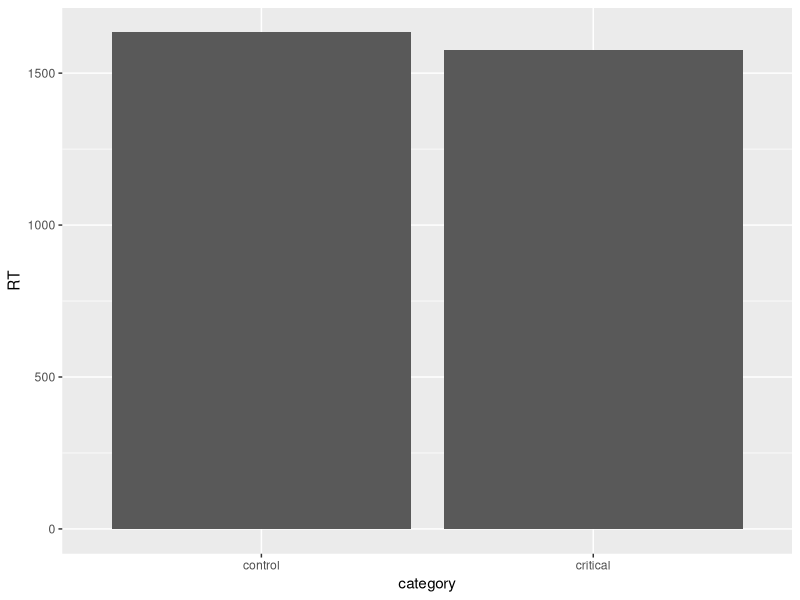
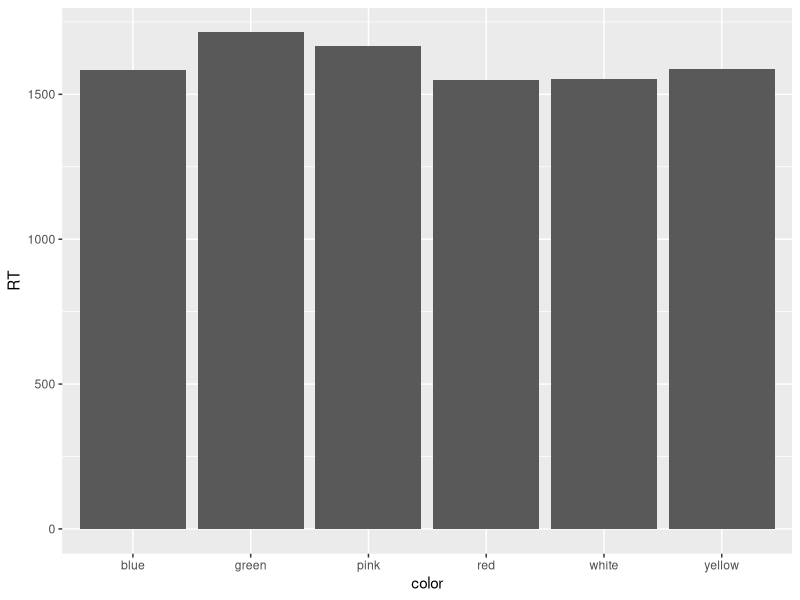

Here is the R script that generated these plots, in order:
# load necessary libraries
library(tidyverse)
library(plyr)
library(lmerTest)

# we need to tell R where to find everything by setting a working directory!
setwd("I:/data_MS2_spalek/Hanxin")

# # have a first look at the data
# VP01 <- read_table("List1-he-log.txt") # read_table command for loading text files
# 
# View(VP01)
# glimpse(VP01)
# summary(VP01)
# 
# unique(VP01$Voicekey)
# 
# # have a first look at the data
# VP02 <- read_table("List1-HX-1-log.txt") # read_table command for loading text files
# 
# unique(VP02$Voicekey)
# nrow(VP02[VP02$Voicekey == -1,])/nrow(VP02)
# 
# VP03 <- read_table("List2-Jul-02-log.txt") 
# nrow(VP03)
# View(VP03)
# VP03 <- filter(VP03, Age == 22)
# nrow(VP03)
# View(VP03)
# nrow(VP03[VP03$Voicekey == -1,])/nrow(VP03)
# 
# VP03 <- mutate(VP03,
#                Error = 0) # mutate adds a new column, in this case: column called Error, all values 0
# View(VP03)
# VP03$Error[VP03$item == "violin_white.png"] <- 1 # too cumbersome, better do this outside R 

# Plan for July 2nd
# 1. Get all logfiles with error column in one folder (still waiting for Hanxin and Juliane)
# 2. Give these files a unique name (VP01 - VP10)
# 3. Bind all files to a big file in R
# We need to read in all the files, only VP04, VP05, VP06, VP07 loaded without problems
VP01 <- read_table("cleanedVP01.txt") # read_table command for loading text files
VP02 <- read_table("cleanedVP02.txt") # read_table command for loading text files
VP03 <- read_table("cleanedVP03.txt") # read_table command for loading text files
VP04 <- read_table("VP04.txt") # read_table command for loading text files

VP05 <- read_table("VP05.txt") # read_table command for loading text files
VP06 <- read_table("VP06.txt") # read_table command for loading text files
VP07 <- read_table("VP07.txt") # read_table command for loading text files
VP08 <- read_table("VP08.txt") # read_table command for loading text files

VP09 <- read_table("VP09.txt") # read_table command for loading text files
VP10 <- read_table("VP10.txt") # read_table command for loading text files
# VP11 <- read_table("VP11.txt") # read_table command for loading text files
# VP12 <- read_table("VP12.txt") # read_table command for loading text files
# VP13 <- read_table("VP13.txt") # read_table command for loading text files

head(VP10)

VP14 <- read_table("VP14.txt") # read_table command for loading text files
VP15 <- read_table("VP15.txt") # read_table command for loading text files
VP16 <- read_table("VP16.txt") # read_table command for loading text files
VP17 <- read_table("VP17.txt") # read_table command for loading text files

alldata <- rbind(VP01, VP02, VP03, VP04, VP05, VP06, VP07, VP08, VP14, VP15, VP16, VP17) # VP05 has strange column name
nrow(alldata)

head(VP05)
head(VP06)
head(VP07)

alldata <- rbind(VP04, VP06, VP07)
View(alldata)

# 4. Filter out all errors and voice key misses 
cleandata <- filter(alldata,
                    Error == 0)
View(cleandata)
cleandata <- filter(cleandata,
                    Voicekey != -1) # != means 'does not equal'

# 5. Filter for control and critical
cleandata$category <- as.factor(cleandata$category)
levels(cleandata$category) # control, critical, filler

expdata <- filter(cleandata,
                  category != 'filler')
view(expdata)

#expdata <- filter(cleandata,
#                  category == 'control' || category == 'critical') # alternative way to get the same result as above

# 6. Compare descriptive RTs in a table (RT = reaction time)
expdata$category <- as.factor(as.character(expdata$category))
levels(expdata$category) # control, critical

tapply(expdata$Voicekey, expdata$category, mean)
tapply(expdata$Voicekey, expdata$category, sd)

# 7. Compare descriptive RTs in a bar graphs
figdata <- ddply(expdata, "category", summarise, RT = mean(Voicekey))
ggplot(figdata, aes(x=category, y=RT)) + geom_bar(stat="identity")

# compar RTS to different colors
figdata_color <- ddply(expdata, "color", summarise, RT = mean(Voicekey))
ggplot(figdata_color, aes(x=color, y=RT)) + geom_bar(stat="identity")

# 8. Do a statistical analysis of our data
# calculate a linear mixed effects model
# voicekey = dependent variable; category = independent variable
m <- lmer(Voicekey ~ category + (1|SubjID) + (1|item), data = expdata) 

summary(m)
